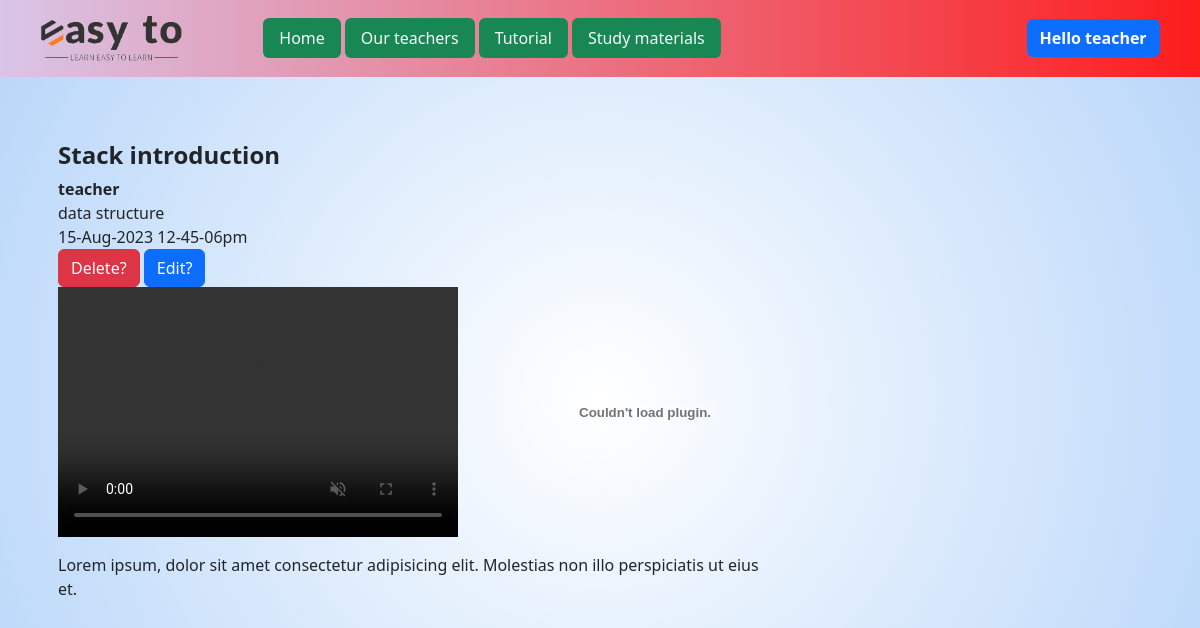
/view-content.php (signed in), run on the app's committed database.
### tables this page shows
CREATE TABLE `tutorials` (
  `id` int(11) NOT NULL,
  `author_name` varchar(255) DEFAULT NULL,
  `author_img` varchar(255) DEFAULT NULL,
  `email` varchar(20) NOT NULL,
  `upload_date` varchar(255) DEFAULT NULL,
  `video_link` varchar(255) DEFAULT NULL,
  `course_name` varchar(255) DEFAULT NULL,
  `materials` varchar(20) NOT NULL,
  `description` varchar(255) NOT NULL,
  `title` varchar(25) NOT NULL
);

### view-content.php (the view)
<?php include 'header.inc.php'; ?>
    <div class="container mt-5">
        <div class="row">
            <div class="col">
                    <div class="col-8">
                        <?php
                            $email=$_SESSION['email'];
                            $query="SELECT * from tutorials where email='$email' order by id desc";
                            $res=mysqli_query($con,$query);
                            while($data=mysqli_fetch_assoc($res)){
                        ?>
                        <article class="m-3 d-flex justify-content-center flex-column">
                            <h4 class="fw-bold"><?php echo $data['title']; ?></h4>
                            <span class="fw-bold"><?php echo $data['author_name']; ?></span>
                            <span><?php echo $data['course_name']; ?></span>
                            <span><?php echo $data['upload_date']; ?></span>
                            <div>
                                <button class="btn btn-danger"><a href="delete-tutorial.php?id=<?php echo $data['id'] ?>" class="nav-link">Delete?</a></button>
                                <button class="btn btn-primary"><a href="edit-tutorial.php" class="nav-link">Edit?</a></button>
                            </div>
                            <div class="mb-3 materials d-flex justify-content-between align-items-center ">
                                <video controls muted height="250px" width="400px">
                                    <source type="video/mp4" src="assets/user_upload/<?php echo $data['video_link']; ?>">
                                </video>
                                <object data="assets/user_upload/materials/<?php echo $data['materials']; ?>" type="application/pdf" width="250px" height="250px">
                                </object>
                            </div>
                            <div class="desc">
                                <?php echo $data['description']; ?>
                            </div>
                        </article>
                        <?php
                            }
                        ?>
                    </div>
            </div>
        </div>
    </div>
    <?php include 'footer.inc.php'; ?>

### css/style.css (style rules this page uses)
body { background: radial-gradient(circle, rgba(255,255,255,1) 0%, rgba(182,213,249,1) 100%); }

### data on the page
tutorials: title "Stack introduction", author_name "teacher", course_name "data structure", upload_date "15-Aug-2023 12-45-06pm", description "Lorem ipsum, dolor sit amet consectetur adipisicing elit. Molestias non illo perspiciatis ut eius et."

### other printed values
$_SESSION['name'] "teacher"
